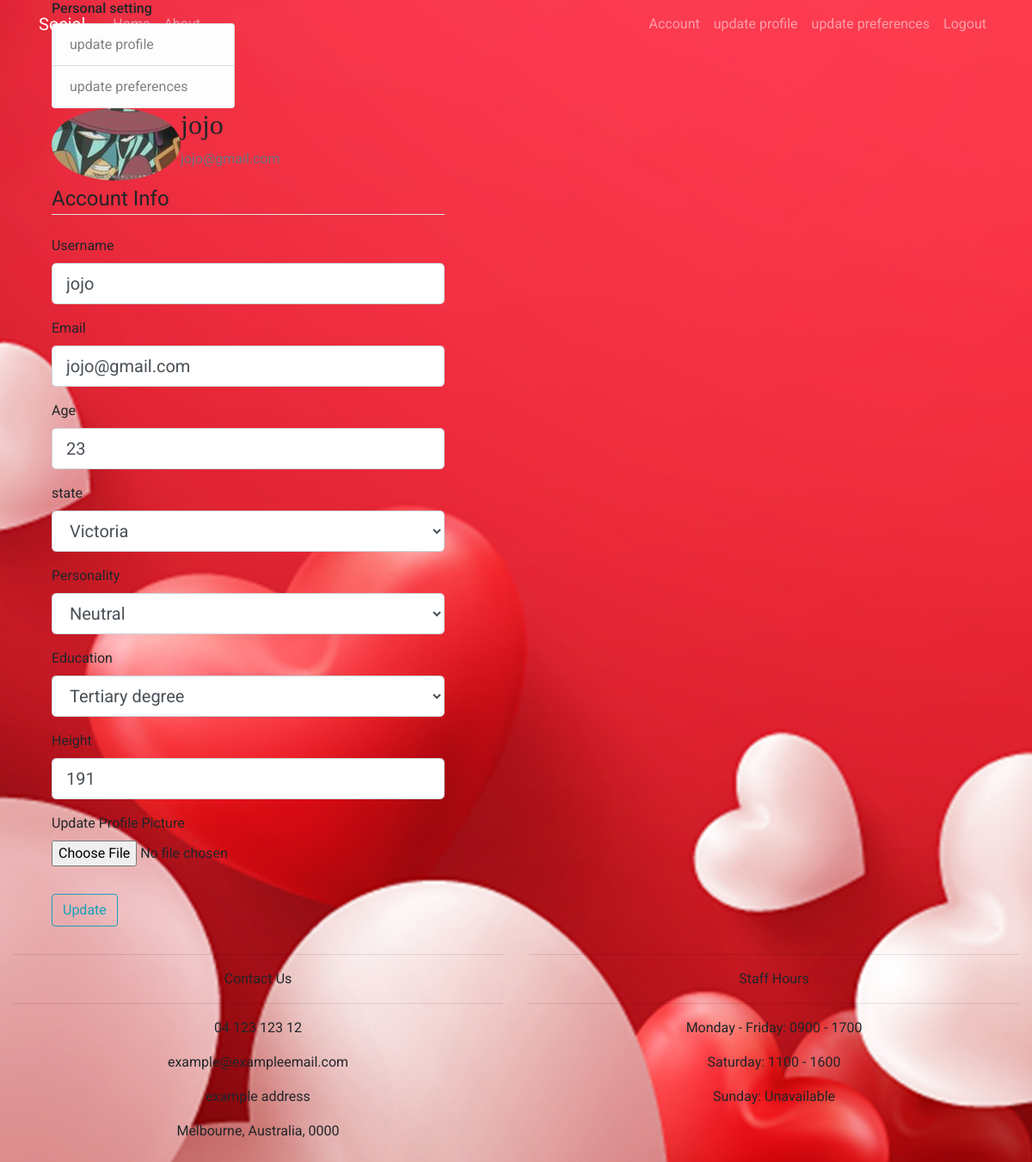
Page /account (signed in) on the committed database.
### app/models.py (models this page shows, shortened)
class User(db.Model, UserMixin):
	id = db.Column(db.Integer, primary_key=True)
	username = db.Column(db.String(20), unique=True,nullable=False)
	email = db.Column(db.String(120), unique=True,nullable=False)
	image_file = db.Column(db.String(20),nullable=False, default='static/profile_pics/default.jpg')
	password = db.Column(db.String(60), nullable=False)
	state = db.Column(db.String(60))
	age = db.Column(db.Integer)
	height = db.Column(db.Integer)
	gender = db.Column(db.String(8))
	education = db.Column(db.String(60))
	personality = db.Column(db.String(60))
	posts = db.relationship('Post', backref='author', lazy=True)
	preferences = db.relationship('Preferences', backref='pref', lazy=True)

### app/routes.py (the view)
@app.route("/account", methods=['GET', 'POST'])
@login_required
def account():
	form = UpdateAccountForm()
	image_file = url_for('static',filename='profile_pics/' + current_user.image_file)
	if form.validate_on_submit():
		current_user.username = form.username.data
		current_user.email = form.email.data
		current_user.age = form.age.data
		current_user.state = form.state.data
		current_user.personality = form.personality.data
		current_user.education = form.education.data
		current_user.height = form.height.data
		if form.picture.data:
			picture_file = save_picture(form.picture.data)
			current_user.image_file = picture_file
		db.session.commit()
		flash('Your setting has been updated!', 'success')
		return redirect(url_for('account'))
	elif request.method == 'GET':
		form.username.data = current_user.username
		form.email.data = current_user.email
		form.age.data = current_user.age
		form.state.data = current_user.state
		form.personality.data = current_user.personality
		form.education.data = current_user.education
		form.height.data = current_user.height
	return render_template('account.html', title='account', image_file=image_file, form=form)

### app/forms.py
class UpdateAccountForm(FlaskForm):
	username = StringField('Username', validators=[DataRequired(), length(min=2, max=20)])
	email = StringField('Email', validators=[DataRequired(), Email()])
	age = IntegerField('Age', validators=[DataRequired(), number_range(min=18, max=99)])
	state = SelectField('state',choices=[('Victoria','Victoria'),('New South Wales','New South Wales'),('Western Astralia','Western Australia'),('Queensland','Queensland'),('South Australia','South Australia'),('Tasmina','Tasmina'),('Astralia Capital Territory','Australia Capital Territory')])
	personality = SelectField('Personality', choices=[('Neutral','Neutral'),('Extroverted','Extroverted'),('Introverted','Introverted')])
	education = SelectField('Education', choices=[('Highschool','Highschool'),('Tertiary degree','Tertiary degree'),('Master/phd','Master/phd')])
	height = IntegerField('Height', validators=[DataRequired(), number_range(min=100, max=300)])
	picture = FileField('Update Profile Picture', validators=[FileAllowed(['jpg', 'png'])])
	submit = SubmitField('Update')

### app/models.py (called while the page is built)
@login_manager.user_loader
def load_user(user_id):
    return User.query.get(int(user_id))

### app/templates/account.html (shortened to what this page needs)
{% extends "layout2.html" %}
{% block content %}
	<div class="col-sm-4">
		<div class="content-section">
            <h6>Personal setting</h6>
              <ul class="list-group">
                <a class="list-group-item list-group-item-light" href="{{ url_for('account') }}">update profile</a>
				<a class="list-group-item list-group-item-light" href="{{ url_for('preferences')}}">update preferences </a>
              </ul>
         </div>
	</div>
	<div class="col-sm-8">
    <div class="content-section">
      <div class="media">
        <img class="rounded-circle account-img" src="{{ image_file }}">
        <div class="media-body">
          <h2 class="account-heading">{{ current_user.username }}</h2>
          <p class="text-secondary">{{ current_user.email }}</p>
        </div>
		</div>
        <form method="POST" action="" enctype="multipart/form-data">
            <fieldset class="form-group">
                <legend class="border-bottom mb-4">Account Info</legend>
                <div class="form-group">
                    {{ form.username.label(class="form-control-label") }}
                    {% if form.username.errors %}
                        {{ form.username(class="form-control form-control-lg is-invalid") }}
                        <div class="invalid-feedback">
                            {% for error in form.username.errors %}
                                <span>{{ error }}</span>
                            {% endfor %}
                        </div>
                    {% else %}
                        {{ form.username(class="form-control form-control-lg") }}
                    {% endif %}
                </div>
                <div class="form-group">
                    {{ form.email.label(class="form-control-label") }}
                    {% if form.email.errors %}
                        {{ form.email(class="form-control form-control-lg is-invalid") }}
                        <div class="invalid-feedback">
                            {% for error in form.email.errors %}
                                <span>{{ error }}</span>
                            {% endfor %}
                        </div>
                    {% else %}
                        {{ form.email(class="form-control form-control-lg") }}
                    {% endif %}
                </div>
                <div class="form-group">
                {{form.age.label(class="form-control-label")}}
                {% if form.age.errors %}
                {{ form.age(class="form-control form-control-lg is-invalid")}}
                <div class="invalid-feedback">
                    {% for error in form.age.errors %}
                    <span>{{ error }}</span>
                    {% endfor %}
                </div>
                {% else %}
                {{form.age(class="form-control form-control-lg")}}
                {% endif %}
            </div>
            <div class="form-group">
                {{form.state.label(class="form-control-label")}}
                {{form.state(class="form-control form-control-lg")}}
            </div>
            <div class="form-group">
                {{form.personality.label(class="form-control-label")}}
                {{form.personality(class="form-control form-control-lg")}}
            </div>
            <div class="form-group">
                {{form.education.label(class="form-control-label")}}
                {{form.education(class="form-control form-control-lg")}}
            </div>
			<div class="form-group">
                {{form.height.label(class="form-control-label")}}
				{% if form.height.errors %}
                {{ form.height(class="form-control form-control-lg is-invalid")}}
                <div class="invalid-feedback">
                    {% for error in form.height.errors %}
                    <span>{{ error }}</span>
                    {% endfor %}
                </div>
                {% else %}
                {{form.height(class="form-control form-control-lg")}}
                {% endif %}
			</div>
			<div class="form-group">
                {{ form.picture.label() }}
                {{ form.picture(class="form-control-file") }}
            </div>
            </fieldset>
            <div class="form-group">
                {{ form.submit(class="btn btn-outline-info") }}
            </div>
        </form>
	</div>
	</div>
{% endblock content %}

### app/static/css/match.css (style rules this page uses)
body { font-family: 'Roboto', sans-serif; background: url(love.jpg) no-repeat center center fixed; background-size: cover; }
h1, h2, h3 { font-family: Apple Chancery, cursive; }

### rows in the picture
User: username "jojo", email "jojo@gmail.com", age "23", state "Victoria", personality "Neutral", education "Tertiary degree", height "191"
